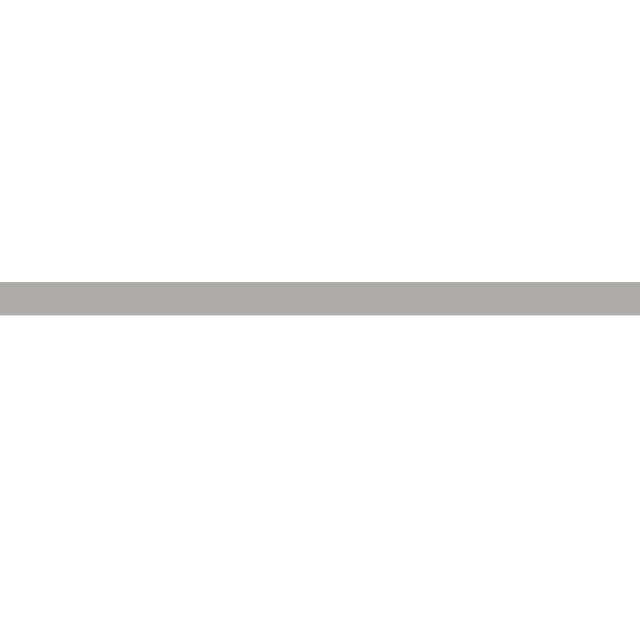
#> input picture Fourier Analysis/Fake Roads/Road_NoCars_TransparentBack.jpg, 640 x 640 px; its folder holds 4 pictures in this run
$ jupyter execute --allow-errors FFT_FakeRoads.ipynb   (shell and % lines are left out)   (older library calls are emulated)
#> lines starting #> are read from the running program, lines starting #| are printed output that depends on the picture
<a href="https://colab.research.google.com/github/Max-FM/IAA-Social-Distancing/blob/master/FFT_FakeRoads.ipynb" target="_parent"></a>

###Fourier Transforms on Fake Roads

###Download Files

[cell 1]

%cd /content/IAA-Social-Distancing/Fourier Analysis/

###Import Packages

[cell 2]

import numpy as np

from skimage.io import imread
from skimage.color import rgb2grey

from scipy.fft import fft2, fftshift, ifft2

import matplotlib.pyplot as plt
from mpl_toolkits.mplot3d import Axes3D

###Read and Preprocess Image Files

[cell 3]
pathList = [f'Fake Roads/Road_{cars}_TransparentBack.jpg' for cars in ['NoCars', 'FewCars', 'SomeCars', 'ManyCars']]

roadList_rgb = [imread(path) for path in pathList]
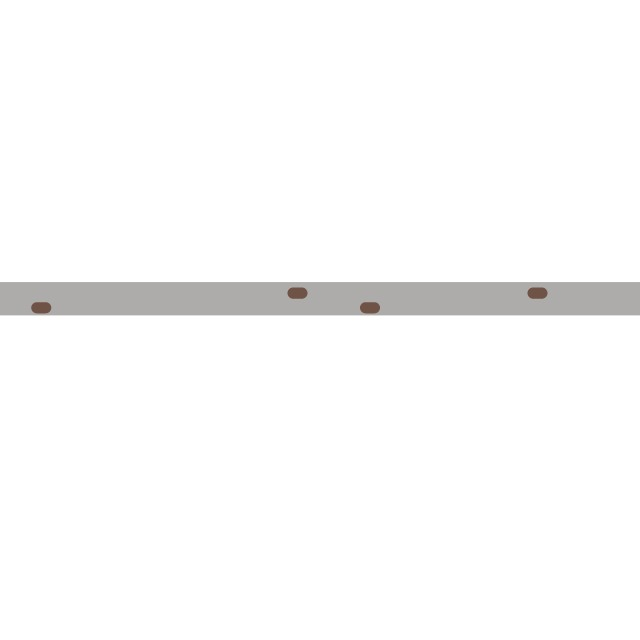
#> input picture Fourier Analysis/Fake Roads/Road_FewCars_TransparentBack.jpg, 640 x 640 px
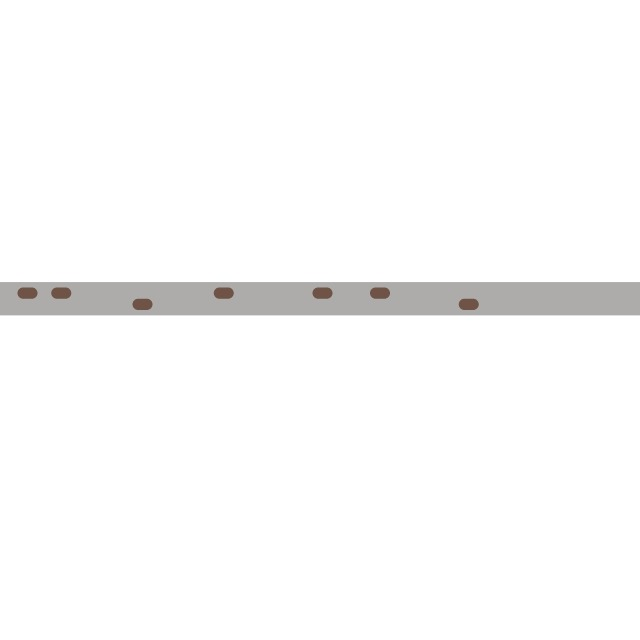
#> input picture Fourier Analysis/Fake Roads/Road_SomeCars_TransparentBack.jpg, 640 x 640 px
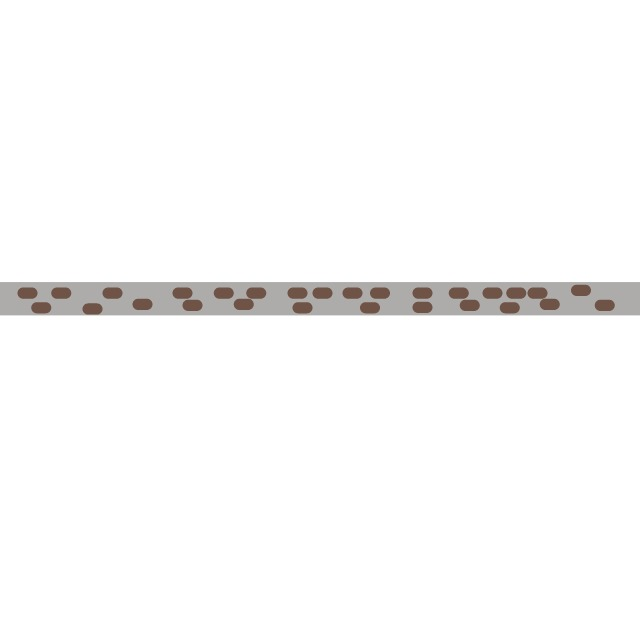
#> input picture Fourier Analysis/Fake Roads/Road_ManyCars_TransparentBack.jpg, 640 x 640 px
#> roadList_rgb = 4 items

# Convert to greyscale.
roadList = [rgb2grey(road) for road in roadList_rgb]
#> roadList = 4 items

labels=['(a)', '(b)', '(c)', '(d)']
for i, road in enumerate(roadList):
    plt.figure()
    plt.imshow(road, cmap='Greys')
    plt.xlabel(labels[i], fontsize=14)
#> this loop made 4 passes
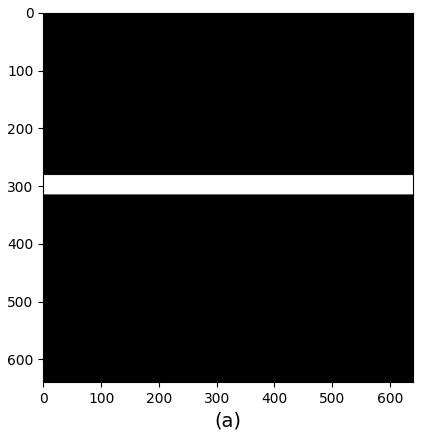
#> figure drawn by matplotlib, 1 panel
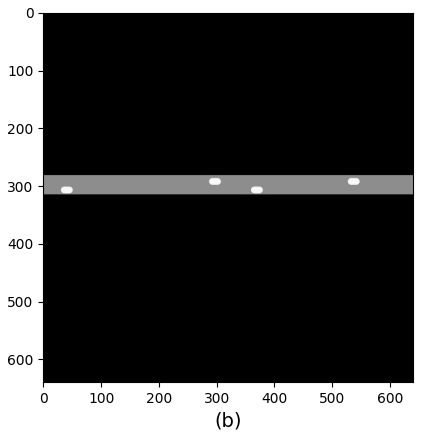
#> figure drawn by matplotlib, 1 panel

###Perform Fast Fourier Transforms

[cell 4]
#Performs FFT and shifts zero frequency to center of image.
roadFFTList = [fftshift(fft2(road)) for road in roadList]
#> roadFFTList = 4 items

#Calculates power spectrum.
roadPSList = [abs(roadFFT)**2 for roadFFT in roadFFTList]
#> roadPSList = 4 items

#Create pixel grid.
x, y = np.arange(0,640), np.arange(0,640)
x, y = x - np.median(x), y - np.median(y)
X, Y = np.meshgrid(x,y)

#Plot power spectrum.
#> (the rest of this cell did not finish here and is left out)

###Create Pixel Mask in Fourier Space

[cell 5]
# Create pixel mask.
R =  350
mask = X**2 + Y**2 < R**2

# Apply pixel mask in Fourier space.
roadFFTMaskList = [np.ma.array(roadFFT, mask=mask) for roadFFT in roadFFTList]
#> roadFFTMaskList = 4 items
roadMaskList = [ifft2(roadFFTMask.filled(0)) for roadFFTMask in roadFFTMaskList]
#> roadMaskList = 4 items

#Plot pixel mask
plt.figure()
plt.imshow(mask)
plt.xticks([])
plt.yticks([])

#Plot masked frequencies in Fourier space.
fig, ax = plt.subplots(ncols=len(roadList))
for i in range(len(roadList)):
    ax[i].imshow(abs(roadFFTMaskList[i]))
    ax[i].set_yticks([])
    ax[i].set_xticks([])
    ax[i].set_xlabel(labels[i])

#Plot fake roads before and after masking in Fourier space.
fig, ax = plt.subplots(nrows=2, ncols=len(roadList), figsize=(15,8))
for i in range(len(roadMaskList)):
    ax[0, i].imshow(roadList_rgb[i], cmap='Greys')
    ax[1, i].imshow(abs(roadMaskList[i]), cmap='Greys_r')

    ax[0, i].set_yticks([])
    ax[0, i].set_xticks([])
    ax[1, i].set_yticks([])
    ax[1, i].set_xticks([])

    ax[1, i].set_xlabel(labels[i], fontsize=18)

plt.tight_layout()
plt.savefig('/content/fftFakeRoads.jpg', dpi=200, bbox_inches='tight')
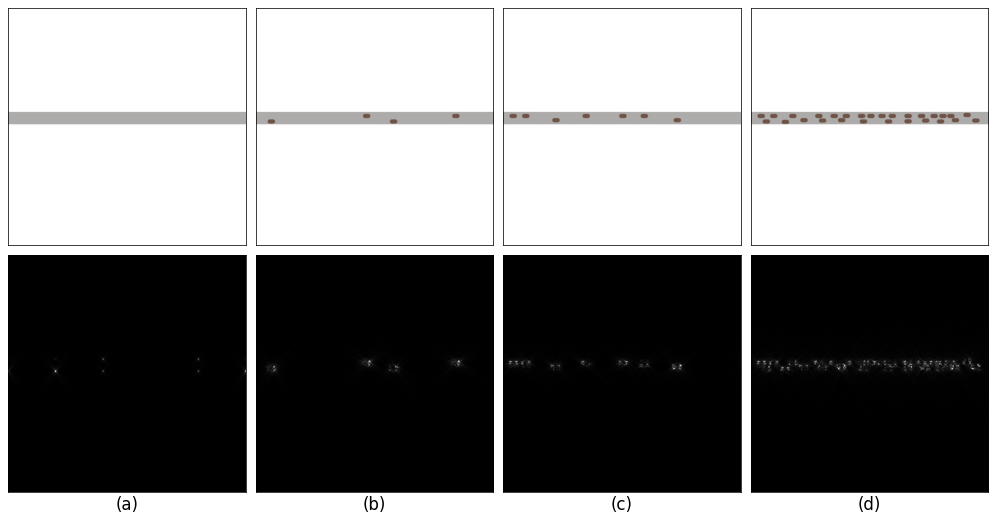
#> figure drawn by matplotlib, 8 panels
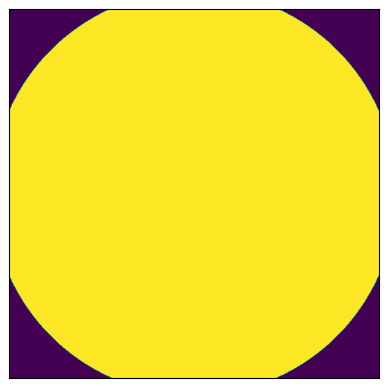
#> figure drawn by matplotlib, 1 panel
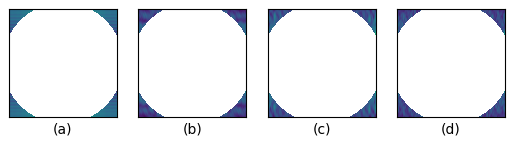
#> figure drawn by matplotlib, 4 panels
